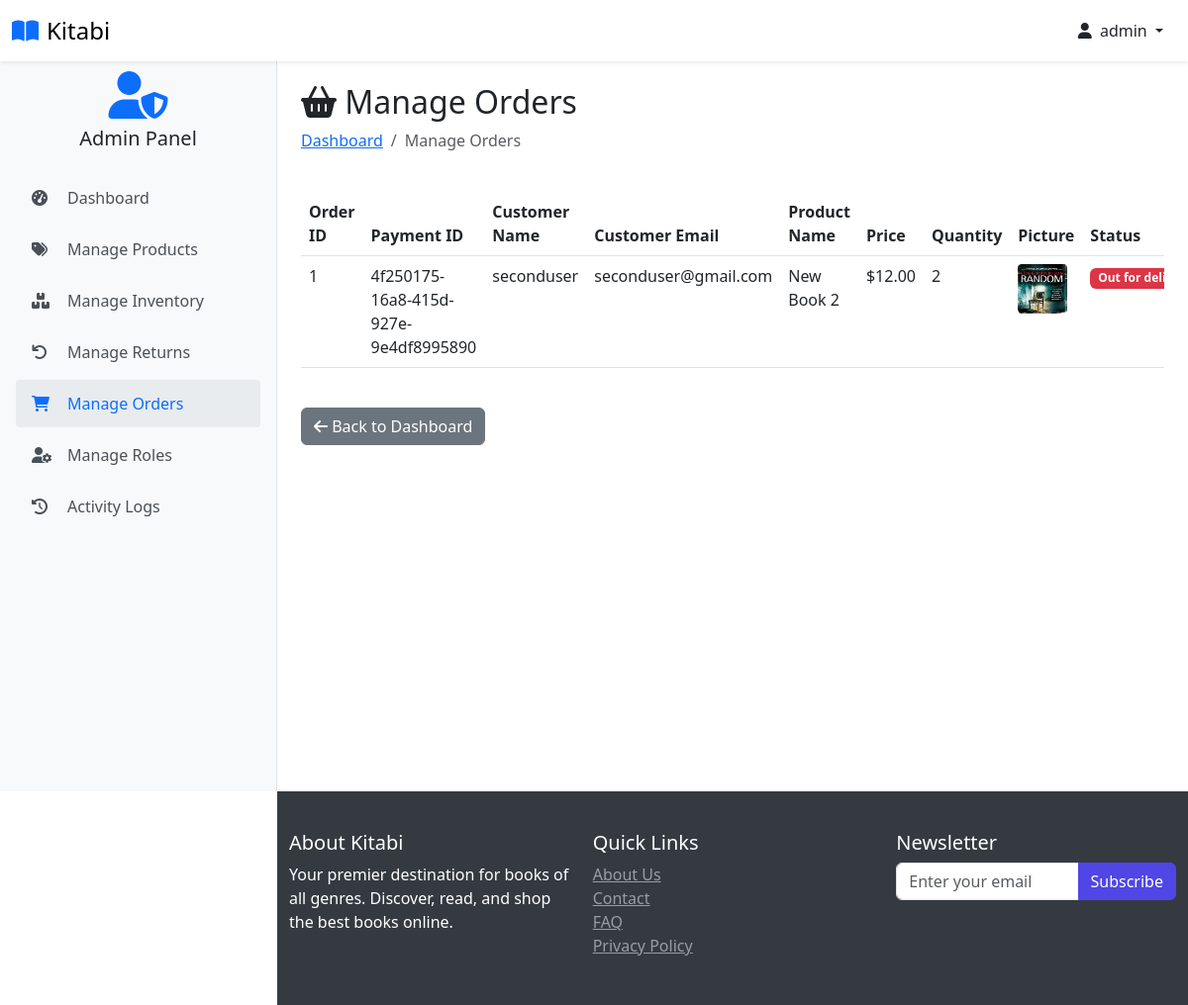
Page /view-orders (signed in) on the earlier database version.
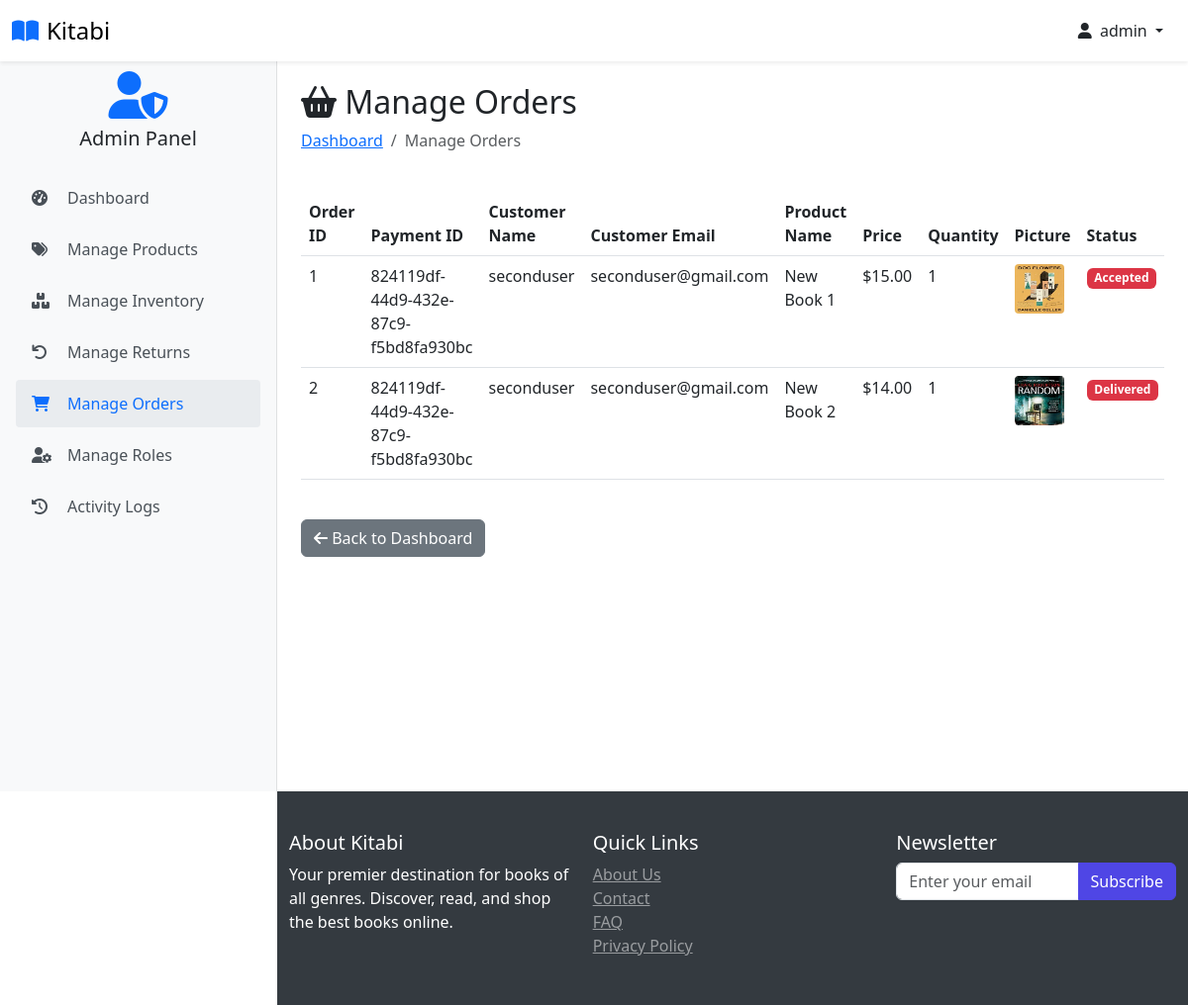
Same page on the later database version.
### website/models.py (models this page shows, shortened)
class Order(db.Model):
    id = db.Column(db.Integer, primary_key=True)
    quantity = db.Column(db.Integer, nullable=False)
    price = db.Column(db.Float, nullable=False)
    status = db.Column(db.String(100), nullable=False)
    payment_id = db.Column(db.String(1000), nullable=False)
    customer_link = db.Column(db.Integer, db.ForeignKey('customer.id'), nullable=False)
    product_link = db.Column(db.Integer, db.ForeignKey('product.id'), nullable=False)
    returns = db.relationship('Return', foreign_keys='Return.order_link', back_populates='order', lazy=True)
    customer = db.relationship('Customer', back_populates='orders')
    product = db.relationship('Product', back_populates='orders')

class Customer(db.Model, UserMixin):
    id = db.Column(db.Integer, primary_key=True)
    full_name = db.Column(db.String(100), nullable=False)
    email = db.Column(db.String(100), unique=True, nullable=False)
    username = db.Column(db.String(100), unique=True, nullable=False)
    password_hash = db.Column(db.String(200), nullable=False)
    date_joined = db.Column(db.DateTime(), default=datetime.utcnow)
    is_admin_val = db.Column(db.Boolean, default=False)
    last_login = db.Column(db.DateTime)
    status = db.Column(db.String(20), default='active')
    cart_items = db.relationship('Cart', back_populates='customer', lazy=True)
    orders = db.relationship('Order', back_populates='customer', lazy=True)
    activity_logs = db.relationship('ActivityLog', back_populates='user', lazy=True)
    returns = db.relationship('Return', foreign_keys='Return.customer_link', back_populates='customer', lazy=True)
    roles = db.relationship(
        'Role',
        secondary=user_roles,
        back_populates='users',
        lazy='dynamic'
    )
    @property
    def password(self):
        raise AttributeError('Password is not a readable Attribute')
    @property
    def is_admin(self):
        return self.is_admin_val or any(
            role.name in ['Super Admin', 'Product Manager', 'Order Manager']
            for role in self.roles
        )
    def has_permission(self, permission):
        if not self.roles:
            return False
        for role in self.roles:
            permissions = role.permissions or []
            if permission in permissions:
                return True
        return False

class Product(db.Model):
    id = db.Column(db.Integer, primary_key=True)
    product_name = db.Column(db.String(100), nullable=False)
    author = db.Column(db.String(100), nullable=False)
    rating = db.Column(db.Float, nullable=False)
    current_price = db.Column(db.Float, nullable=False)
    in_stock = db.Column(db.Integer, nullable=False)
    low_stock_threshold = db.Column(db.Integer, default=10)
    warehouse_location = db.Column(db.String(100), nullable=False, default='Main Warehouse')
    promotion_percentage = db.Column(db.Integer, default=0)
    discounted_price = db.Column(db.Float, nullable=True)
    product_picture = db.Column(db.String(1000), nullable=False)
    flash_sale = db.Column(db.Boolean, default=False)
    date_added = db.Column(db.DateTime, default=datetime.utcnow)
    category_id = db.Column(db.Integer, db.ForeignKey('category.id'), nullable=False)
    subcategory_id = db.Column(db.Integer, db.ForeignKey('sub_category.id'), nullable=False)
    last_stock_update = db.Column(db.DateTime, default=datetime.utcnow)
    returns = db.relationship('Return', foreign_keys='Return.product_link', back_populates='product', lazy=True)
    carts = db.relationship('Cart', back_populates='product', lazy=True)
    orders = db.relationship('Order', back_populates='product', lazy=True)
    stock_history = db.relationship('StockHistory', back_populates='product', lazy=True)
    category = db.relationship('Category', back_populates='products')
    subcategory = db.relationship('SubCategory', back_populates='products')

### website/admin.py (the view)
@admin.route('/view-orders')
@login_required
@admin_required
@check_permission('manage_orders')
def order_view():
    orders = Order.query.all()
    return render_template('view_orders.html', orders=orders)

### website/templates/view_orders.html (shortened to what this page needs)
{% extends 'base.html' %}
{% block body %}
<div class="container  ">
    <div class="row mb-4">
        <div class="col">
            <h2><i class="fas fa-shopping-basket"></i> Manage Orders</h2>
            <nav aria-label="breadcrumb">
                <ol class="breadcrumb">
                    <li class="breadcrumb-item"><a href="{{ url_for('admin.admin_page') }}">Dashboard</a></li>
                    <li class="breadcrumb-item active">Manage Orders</li>
                </ol>
            </nav>
        </div>
    </div>
    {% if orders | length < 1 %}
    <div class="alert alert-info">
        <h4 class="alert-heading">No Orders Available</h4>
        <p>There are currently no orders to manage.</p>
        <a href="{{ url_for('admin.admin_page') }}" class="btn btn-secondary">
            <i class="fas fa-arrow-left"></i> Back to Dashboard
        </a>
    </div>
    {% else %}
    <div class="table-responsive">
        <table class="table table-hover">
            <thead class="thead-light">
                <tr>
                    <th scope="col">Order ID</th>
                    <th scope="col">Payment ID</th>
                    <th scope="col">Customer Name</th>
                    <th scope="col">Customer Email</th>
                    <th scope="col">Product Name</th>
                    <th scope="col">Price</th>
                    <th scope="col">Quantity</th>
                    <th scope="col">Picture</th>
                    <th scope="col">Status</th>
                </tr>
            </thead>
            <tbody>
                {% for order in orders %}
                <tr>
                    <td>{{ order.id }}</td>
                    <td>{{ order.payment_id }}</td>
                    <td>{{ order.customer.username }}</td>
                    <td>{{ order.customer.email }}</td>
                    <td>{{ order.product.product_name }}</td>
                    <td>${{ "%.2f"|format(order.price) }}</td>
                    <td>{{ order.quantity }}</td>
                    <td>
                        <img src="{{ order.product.product_picture }}"
                             alt="{{ order.product.product_name }}"
                             style="height: 50px; width: 50px; border-radius: 4px;">
                    </td>
                    <td>
                        <span class="badge
                            {% if order.status == 'Completed' %}
                                bg-success
                            {% elif order.status == 'Pending' %}
                                bg-warning
                            {% else %}
                                bg-danger
                            {% endif %}">
                            {{ order.status }}
                        </span>
                    </td>
                </tr>
                {% endfor %}
            </tbody>
        </table>
    </div>
    {% endif %}
    <div class="row mt-4">
        <div class="col">
            <a href="{{ url_for('admin.admin_page') }}" class="btn btn-secondary">
                <i class="fas fa-arrow-left"></i> Back to Dashboard
            </a>
        </div>
    </div>
</div>
{% endblock %}

Differences in the rows shown:
changed Order id 1: payment_id "4f250175-16a8-415d-927e-9e4df8995890" → "824119df-44d9-432e-87c9-f5bd8fa930bc"; product.product_name "New Book 2" → "New Book 1"; price "12.00" → "15.00"; quantity "2" → "1"; product.product_picture: a different picture; status "Out for…" → "Accepted"
added Order: id "2", payment_id "824119df-44d9-432e-87c9-f5bd8fa930bc", customer.username "seconduser", customer.email "seconduser@gmail.com", product.product_name "New Book 2", price "14.00", quantity "1", product.product_picture (picture), status "Delivered"
